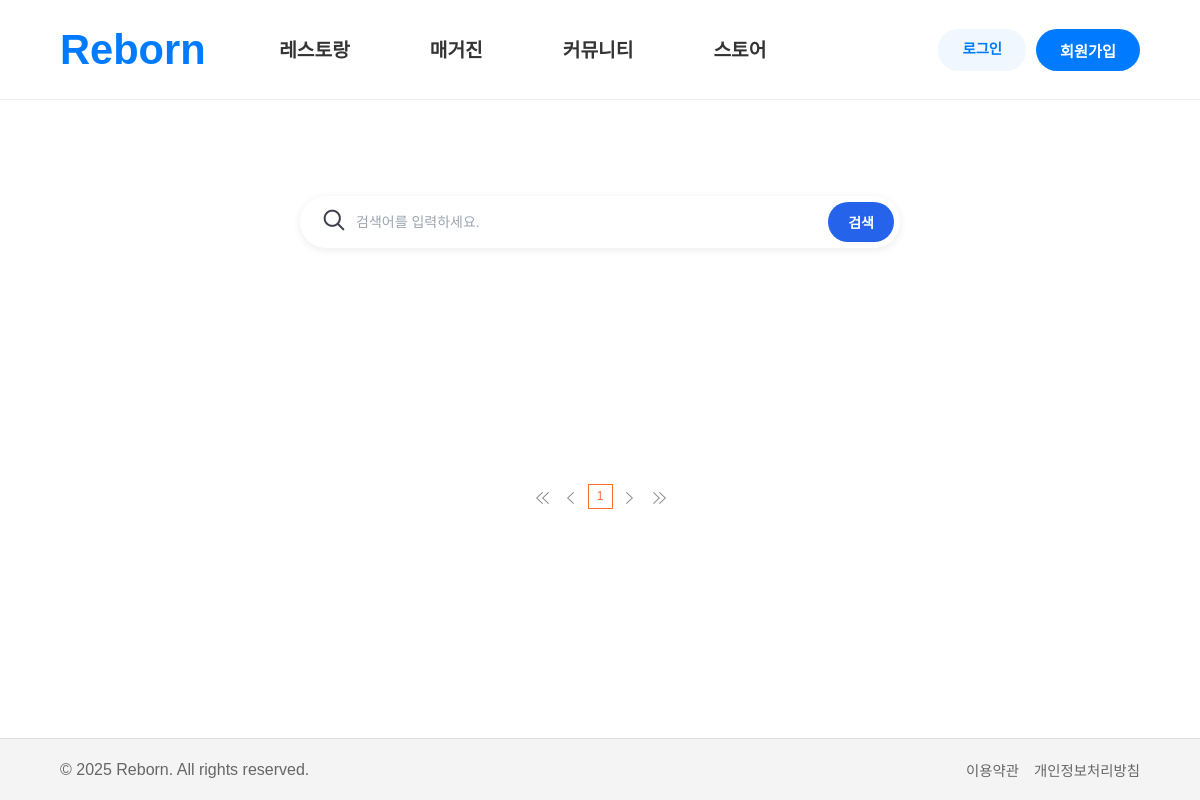
/restaurants/reslist/, run on an earlier commit of the app's database.
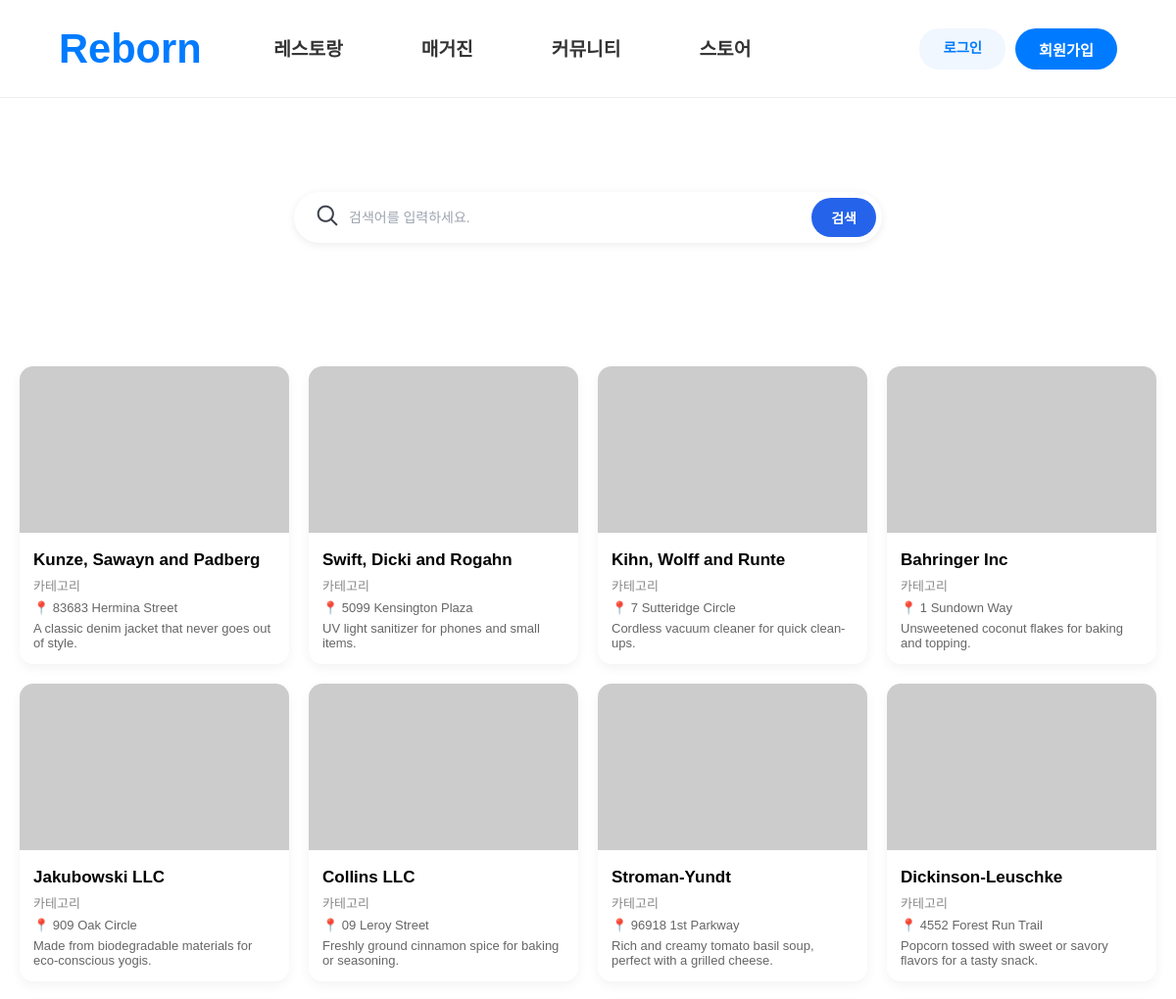
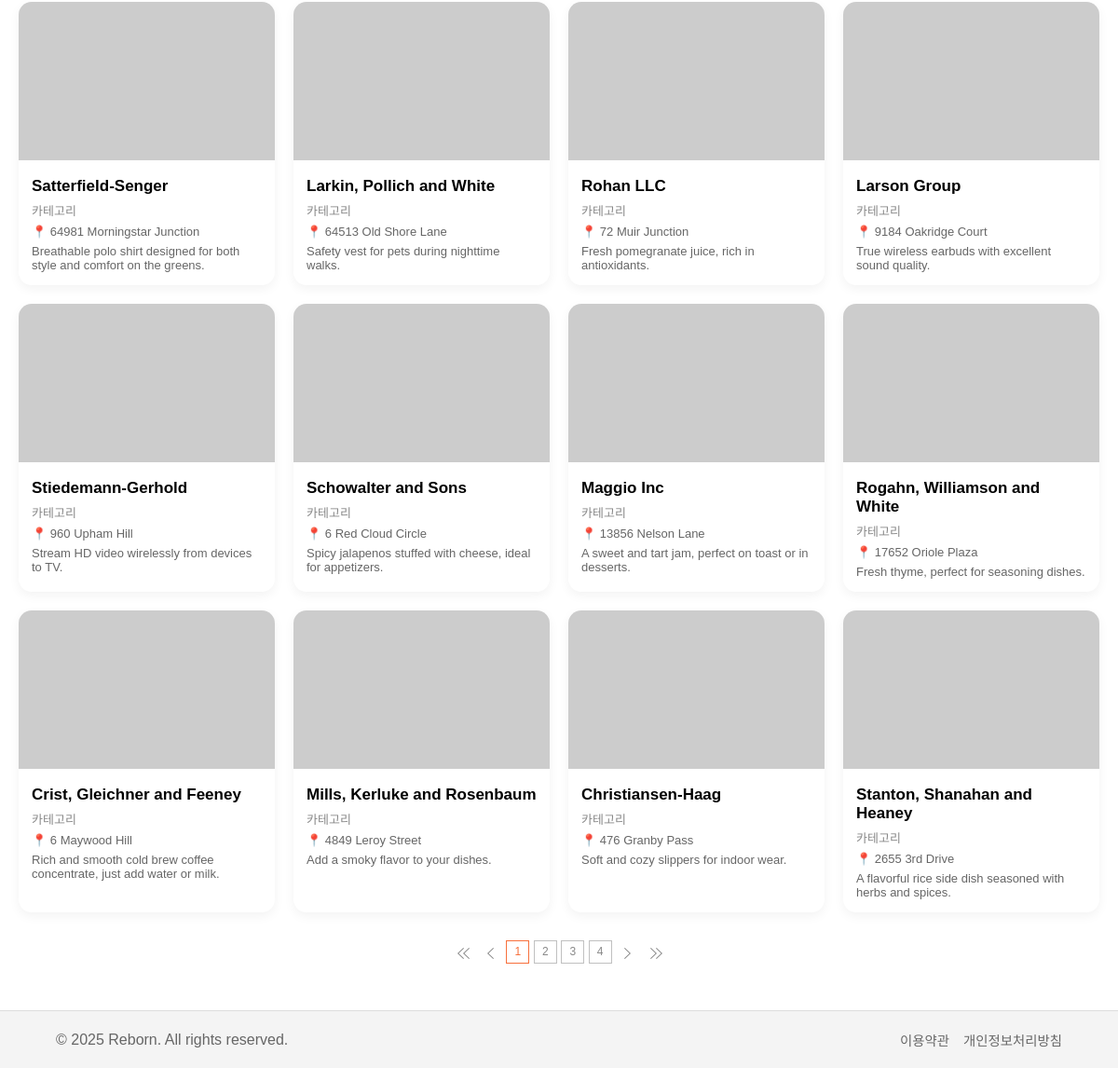
And on a later commit of the database (2 pictures, top to bottom).
### restaurants/models.py (models this page shows, shortened)
class Restaurant(models.Model):
    resno=models.AutoField(primary_key=True)
    locno=models.IntegerField(default=0)
    res_name=models.CharField(max_length=50,null=True)
    desc=models.TextField(null=True)
    addr=models.CharField(max_length=200,null=True)
    tel=models.CharField(max_length=13,null=True)
    lat=models.DecimalField(max_digits=10,decimal_places=7,default=0)
    lng=models.DecimalField(max_digits=10,decimal_places=7,default=0)
    date=models.DateTimeField(auto_now=True)
    mem_id=models.CharField(max_length=25,null=True)

### restaurants/views.py (the view)
# urls.py: path('reslist/', views.reslist, name='reslist'),
def reslist(request):
    search=request.GET.get('search','')
    if not search:
        qs = Restaurant.objects.all()
    else:
        qs = Restaurant.objects.filter(res_name__contains=search)
    page=int(request.GET.get('page',1))# 없으면 default=1
    paginator=Paginator(qs,20)#20개씩 자르기
    list_qs=paginator.get_page(page)
    context={'list':list_qs,'page':page}
    return render(request,'restaurants/reslist.html',context)

### restaurants/templates/restaurants/reslist.html (shortened to what this page needs)
{% extends "base.html" %}
{% block css %}
<link rel='stylesheet' href="/static/css/restaurants.css">
{% endblock css %}
{% block script %}
<link rel='stylesheet' href="/static/js/restaurants.js">
{% endblock script %}
{% block body %}
<form action="/restaurants/reslist/" method="get" name="searchFrm">
<div class='rest-header_bg'>
    <div class='rest-header'>
        <div class="search-container">
            <div class="search-box">
                <span class="search-icon"><img src='/static/images/restaurants/search_icon.png'></span>
                <input type="text" name="search" placeholder="검색어를 입력하세요."/>
            </div>
            <button class="search-btn" onclick="searchBtn()">검색</button>
        </div>
    </div>
</div>
</form>
<main class="rest_container">
    <section class="rest_card-grid">
        {% for r in list %}
        <div class="rest_card" name='{{r.resno}}'><a href="/restaurants/resview/{{r.resno}}/">
            <img src="https://picsum.photos/400/300?{{r.resno}}">
            <div class="rest_card-body">
                <h3>{{r.res_name}}</h3>
                <p class="rest_category">카테고리</p>
                <p class="rest_location">📍 {{r.addr}}</p>
                <p class="rest_desc">{{r.desc}}</p>
            </div></a>
        </div>
        {% endfor %}
    </section>
</main>
<div class="btnAreaList">
    <div class="allPageMoving1">
        {% if list.has_previous %}
        <a href="/restaurants/reslist/?page=1" class="n"><img src="/static/images/common/btn_pre2.gif" alt="처음으로"/></a>
        <a href="/restaurants/reslist/?page={{list.previous_page_number}}" class="pre"><img src="/static/images/common/btn_pre1.gif" alt="앞페이지로"/></a>
        {% else %}
        <a class="n"><img src="/static/images/common/btn_pre2.gif" alt="처음으로"/></a>
        <a class="pre"><img src="/static/images/common/btn_pre1.gif" alt="앞페이지로"/></a>
        {% endif %}
        {% for p in list.paginator.page_range %}
            {% if p >= list.number|add:'-3' and p <= list.number|add:'3' %}
                {% if p == page %}
                <strong>{{p}}</strong>
                {% else %}
                <a href="/restaurants/reslist/?page={{p}}">{{p}}</a>
                {% endif %}
            {% endif %}
        {% endfor %}
        {% if list.has_next %}
        <a href="/restaurants/reslist/?page={{list.next_page_number}}" class="next"><img src="/static/images/common/btn_next1.gif" alt="뒤페이지로"/></a>
        <a href="/restaurants/reslist/?page={{list.paginator.num_pages}}" class="n"><img src="/static/images/common/btn_next2.gif" alt="마지막페이지로"/></a>
        {% else %}
        <a class="next"><img src="/static/images/common/btn_next1.gif" alt="뒤페이지로"/></a>
        <a class="n"><img src="/static/images/common/btn_next2.gif" alt="마지막페이지로"/></a>
        {% endif %}
    </div>
</div>
{% endblock body %}

What changed in the data, as far as the page shows it:
now on this page (row edited): Restaurant: res_name "Kunze, Sawayn and Padberg", addr "83683 Hermina Street", desc "A classic denim jacket that never goes out of style."
now on this page (row edited): Restaurant: res_name "Swift, Dicki and Rogahn", addr "5099 Kensington Plaza", desc "UV light sanitizer for phones and small items."
now on this page (row edited): Restaurant: res_name "Kihn, Wolff and Runte", addr "7 Sutteridge Circle", desc "Cordless vacuum cleaner for quick clean-ups."
now on this page (row edited): Restaurant: res_name "Bahringer Inc", addr "1 Sundown Way", desc "Unsweetened coconut flakes for baking and topping."
now on this page (row edited): Restaurant: res_name "Jakubowski LLC", addr "909 Oak Circle", desc "Made from biodegradable materials for eco-conscious yogis."
now on this page (row edited): Restaurant: res_name "Collins LLC", addr "09 Leroy Street", desc "Freshly ground cinnamon spice for baking or seasoning."
now on this page (row edited): Restaurant: res_name "Stroman-Yundt", addr "96918 1st Parkway", desc "Rich and creamy tomato basil soup, perfect with a grilled cheese."
now on this page (row edited): Restaurant: res_name "Dickinson-Leuschke", addr "4552 Forest Run Trail", desc "Popcorn tossed with sweet or savory flavors for a tasty snack."
now on this page (row edited): Restaurant: res_name "Satterfield-Senger", addr "64981 Morningstar Junction", desc "Breathable polo shirt designed for both style and comfort on the greens."
now on this page (row edited): Restaurant: res_name "Larkin, Pollich and White", addr "64513 Old Shore Lane", desc "Safety vest for pets during nighttime walks."
now on this page (row edited): Restaurant: res_name "Rohan LLC", addr "72 Muir Junction", desc "Fresh pomegranate juice, rich in antioxidants."
now on this page (row edited): Restaurant: res_name "Larson Group", addr "9184 Oakridge Court", desc "True wireless earbuds with excellent sound quality."
now on this page (row edited): Restaurant: res_name "Stiedemann-Gerhold", addr "960 Upham Hill", desc "Stream HD video wirelessly from devices to TV."
now on this page (row edited): Restaurant: res_name "Schowalter and Sons", addr "6 Red Cloud Circle", desc "Spicy jalapenos stuffed with cheese, ideal for appetizers."
now on this page (row edited): Restaurant: res_name "Maggio Inc", addr "13856 Nelson Lane", desc "A sweet and tart jam, perfect on toast or in desserts."
now on this page (row edited): Restaurant: res_name "Rogahn, Williamson and White", addr "17652 Oriole Plaza", desc "Fresh thyme, perfect for seasoning dishes."
now on this page (row edited): Restaurant: res_name "Crist, Gleichner and Feeney", addr "6 Maywood Hill", desc "Rich and smooth cold brew coffee concentrate, just add water or milk."
now on this page (row edited): Restaurant: res_name "Mills, Kerluke and Rosenbaum", addr "4849 Leroy Street", desc "Add a smoky flavor to your dishes."
now on this page (row edited): Restaurant: res_name "Christiansen-Haag", addr "476 Granby Pass", desc "Soft and cozy slippers for indoor wear."
now on this page (row edited): Restaurant: res_name "Stanton, Shanahan and Heaney", addr "2655 3rd Drive", desc "A flavorful rice side dish seasoned with herbs and spices."
Also different on the page:
new list line: "2"
new list line: "3"
new list line: "4"
